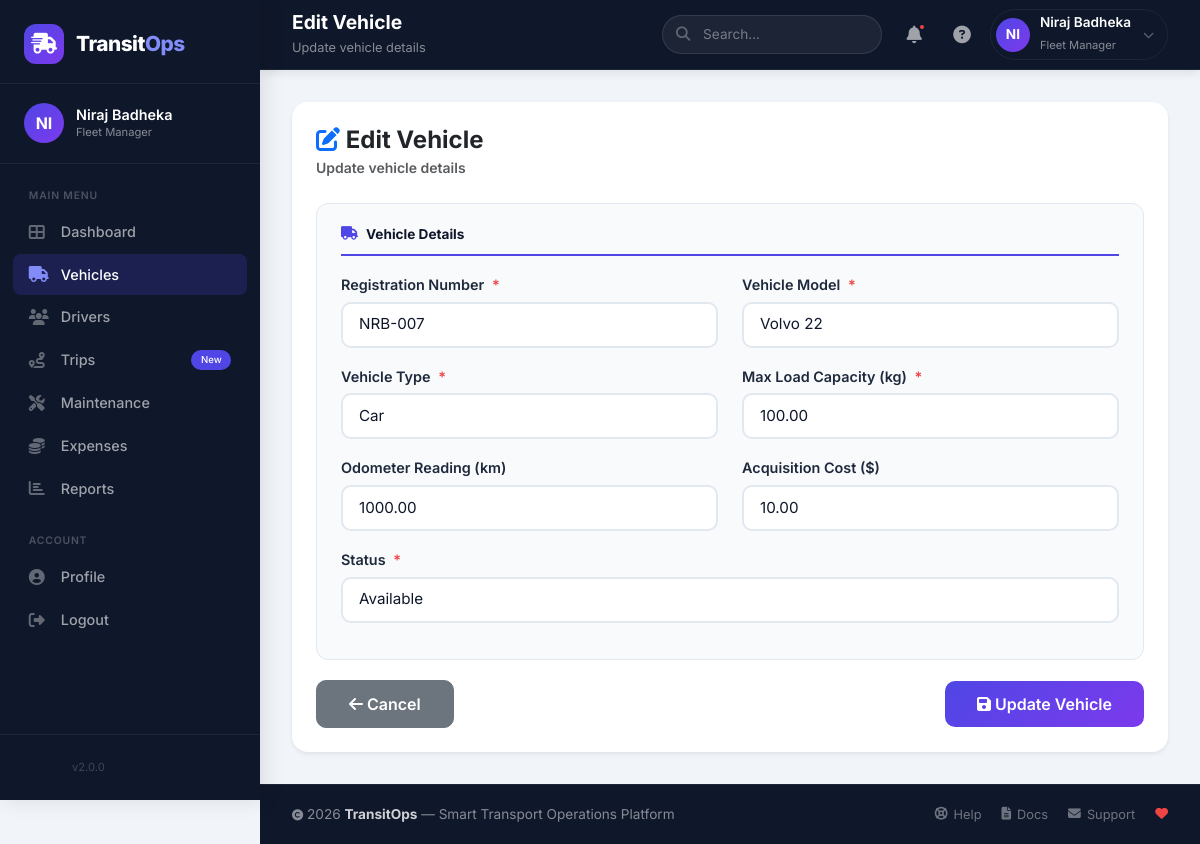
Page /modules/vehicles/edit.php?id=9 (signed in) on the committed database.
### tables this page shows
CREATE TABLE `vehicles` (
  `vehicle_id` int(11) NOT NULL,
  `registration_number` varchar(50) NOT NULL,
  `model` varchar(100) NOT NULL,
  `vehicle_type` varchar(50) NOT NULL,
  `max_load_capacity` decimal(10,2) NOT NULL,
  `odometer_reading` decimal(10,2) DEFAULT 0.00,
  `acquisition_cost` decimal(12,2) DEFAULT 0.00,
  `status` enum('Available','On_Trip','In_Shop','Retired') DEFAULT 'Available',
  `created_at` timestamp NOT NULL DEFAULT current_timestamp(),
  `updated_at` timestamp NULL DEFAULT NULL ON UPDATE current_timestamp()
);

### modules/vehicles/edit.php (the view, shortened to what this page needs)
<?php
$db = Database::getInstance()->getConnection();
$id = isset($_GET['id']) ? intval($_GET['id']) : 0;
$stmt = $db->prepare("SELECT * FROM vehicles WHERE vehicle_id = ?");
$stmt->bind_param("i", $id);
$stmt->execute();
$result = $stmt->get_result();
$vehicle = $result->fetch_assoc();
?>
<?php include '../../includes/header.php'; ?>
<div class="form-container">
    <div class="row">
        <div class="col-12">
            <div class="card border-0 shadow-sm rounded-4">
                <div class="card-header bg-transparent border-0 pt-4 pb-0">
                    <h4 class="fw-bold mb-0">
                        <i class="fas fa-edit text-primary"></i> Edit Vehicle
                    </h4>
                    <small class="text-muted">Update vehicle details</small>
                </div>
                <div class="card-body p-4">
                    <form method="POST" action="">
                        <div class="form-section">
                            <div class="section-title">
                                <i class="fas fa-truck"></i> Vehicle Details
                            </div>
                            <div class="row">
                                <div class="col-md-6 mb-3">
                                    <label for="registration_number" class="form-label">
                                        Registration Number <span class="required">*</span>
                                    </label>
                                    <input type="text" class="form-control" id="registration_number"
                                           name="registration_number" required
                                           value="<?php echo $vehicle['registration_number']; ?>">
                                </div>
                                <div class="col-md-6 mb-3">
                                    <label for="model" class="form-label">
                                        Vehicle Model <span class="required">*</span>
                                    </label>
                                    <input type="text" class="form-control" id="model"
                                           name="model" required
                                           value="<?php echo $vehicle['model']; ?>">
                                </div>
                                <div class="col-md-6 mb-3">
                                    <label for="vehicle_type" class="form-label">
                                        Vehicle Type <span class="required">*</span>
                                    </label>
                                    <select class="form-select" id="vehicle_type" name="vehicle_type" required>
                                        <?php
                                        $types = ['Van', 'Truck', 'Trailer', 'Bus', 'Car', 'Other'];
                                        foreach ($types as $type):
                                        ?>
                                            <option value="<?php echo $type; ?>"
                                                <?php echo $vehicle['vehicle_type'] == $type ? 'selected' : ''; ?>>
                                                <?php echo $type; ?>
                                            </option>
                                        <?php endforeach; ?>
                                    </select>
                                </div>
                                <div class="col-md-6 mb-3">
                                    <label for="max_load_capacity" class="form-label">
                                        Max Load Capacity (kg) <span class="required">*</span>
                                    </label>
                                    <input type="number" step="0.01" class="form-control"
                                           id="max_load_capacity" name="max_load_capacity" required
                                           value="<?php echo $vehicle['max_load_capacity']; ?>">
                                </div>
                                <div class="col-md-6 mb-3">
                                    <label for="odometer_reading" class="form-label">
                                        Odometer Reading (km)
                                    </label>
                                    <input type="number" step="0.1" class="form-control"
                                           id="odometer_reading" name="odometer_reading"
                                           value="<?php echo $vehicle['odometer_reading']; ?>">
                                </div>
                                <div class="col-md-6 mb-3">
                                    <label for="acquisition_cost" class="form-label">
                                        Acquisition Cost ($)
                                    </label>
                                    <input type="number" step="0.01" class="form-control"
                                           id="acquisition_cost" name="acquisition_cost"
                                           value="<?php echo $vehicle['acquisition_cost']; ?>">
                                </div>
                                <div class="col-md-12 mb-3">
                                    <label for="status" class="form-label">
                                        Status <span class="required">*</span>
                                    </label>
                                    <select class="form-select" id="status" name="status">
                                        <option value="Available" <?php echo $vehicle['status'] == 'Available' ? 'selected' : ''; ?>>Available</option>
                                    </select>
                                </div>
                            </div>
                        </div>
                        <div class="d-flex justify-content-between align-items-center mt-3">
                            <a href="index.php" class="btn btn-secondary">
                                <i class="fas fa-arrow-left"></i> Cancel
                            </a>
                            <button type="submit" class="btn btn-primary" id="submitBtn">
                                <i class="fas fa-save"></i> Update Vehicle
                            </button>
                        </div>
                    </form>
                </div>
            </div>
        </div>
    </div>
</div>
<?php include '../../includes/footer.php'; ?>

### assets/css/style.css (style rules this page uses)
:root { --primary-color: #0d6efd; --primary-dark: #0a58ca; --secondary-color: #6c757d; --success-color: #198754; --danger-color: #dc3545; --warning-color: #ffc107; --info-color: #0dcaf0; --dark-color: #212529; --light-color: #f8f9fa; --transition-speed: 0.3s; --border-radius: 12px; --box-shadow: 0 10px 30px rgba(0, 0, 0, 0.1); }
* { margin: 0; padding: 0; box-sizing: border-box; }
body { font-family: 'Segoe UI', Tahoma, Geneva, Verdana, sans-serif; background: #f0f2f5; min-height: 100vh; display: flex; flex-direction: column; }
.form-control { border-radius: 10px; padding: 0.6rem 1rem; border: 2px solid #e9ecef; transition: all var(--transition-speed) ease; }
.form-label { font-weight: 600; font-size: 0.9rem; color: var(--dark-color); }
.btn { border-radius: 10px; padding: 0.6rem 1.5rem; font-weight: 600; transition: all var(--transition-speed) ease; }
.btn-primary { background: linear-gradient(135deg, #667eea 0%, #764ba2 100%); border: none; }
.card { border: none; border-radius: var(--border-radius); box-shadow: var(--box-shadow); transition: all var(--transition-speed) ease; overflow: hidden; }
.card-header { background: transparent; border-bottom: 2px solid #f0f2f5; padding: 1.2rem 1.5rem; font-weight: 600; }
.card-body { padding: 1.5rem; }

### includes/header.php (style rules this page uses)
:root { --primary: #4F46E5; --primary-dark: #4338CA; --primary-light: #818CF8; --primary-gradient: linear-gradient(135deg, #4F46E5 0%, #7C3AED 100%); --sidebar-bg: #0F172A; --sidebar-hover: rgba(255,255,255,0.06); --sidebar-active: rgba(79,70,229,0.2); --header-bg: #0F172A; --header-text: #FFFFFF; --header-border: rgba(255,255,255,0.06); --footer-bg: #0F172A; --footer-text: rgba(255,255,255,0.7); --card-shadow: 0 4px 20px rgba(0,0,0,0.06); --sidebar-width: 260px; --header-height: 70px; --radius: 12px; --transition: all 0.3s cubic-bezier(0.4, 0, 0.2, 1); }
* { margin: 0; padding: 0; box-sizing: border-box; }
body { font-family: 'Inter', -apple-system, BlinkMacSystemFont, sans-serif; background: #F1F5F9; overflow-x: hidden; }

### modules/vehicles/edit.php (style rules this page uses)
.form-container { max-width: 900px; margin: 0 auto; }
.form-section { background: #F8FAFC; padding: 20px 24px; border-radius: 12px; margin-bottom: 20px; border: 1px solid #E2E8F0; }
.form-section .section-title { font-size: 0.85rem; font-weight: 700; color: #0F172A; margin-bottom: 16px; padding-bottom: 10px; border-bottom: 2px solid #4F46E5; display: flex; align-items: center; gap: 8px; }
.form-section .section-title i { color: #4F46E5; }
.form-label { font-weight: 600; color: #1E293B; font-size: 0.9rem; margin-bottom: 6px; }
.form-label .required { color: #EF4444; margin-left: 4px; }
.form-control, .form-select { border: 2px solid #E2E8F0; border-radius: 10px; padding: 0.6rem 1rem; font-size: 0.95rem; transition: all 0.3s ease; background: #FFFFFF; color: #0F172A; }
.btn-primary { background: linear-gradient(135deg, #4F46E5 0%, #7C3AED 100%); border: none; padding: 0.7rem 2rem; font-weight: 600; border-radius: 10px; transition: all 0.3s ease; }
.btn-secondary { border-radius: 10px; padding: 0.7rem 2rem; font-weight: 600; }

### rows in the picture
vehicles: registration_number "NRB-007", model "Volvo 22", vehicle_type "Car", max_load_capacity "100.00", odometer_reading "1000.00", acquisition_cost "10.00", status "Available"

### other values in the picture
substr($_SESSION['full_name'] ?? 'U', 0, 2) "NI"
$_SESSION['full_name'] "Niraj Badheka"
str_replace('_', ' ', $_SESSION['role'] ?? 'Guest') "Fleet Manager"
$page_title "Edit Vehicle"
$page_subtitle "Update vehicle details"
